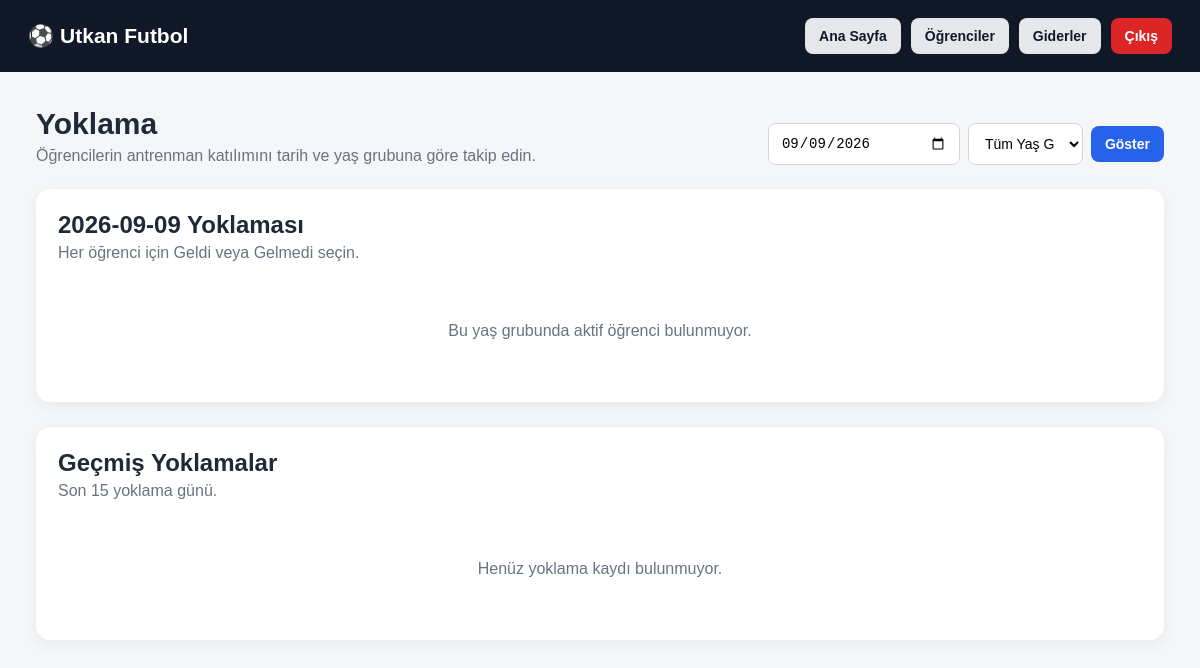
The app's page /attendance (signed in), older data.
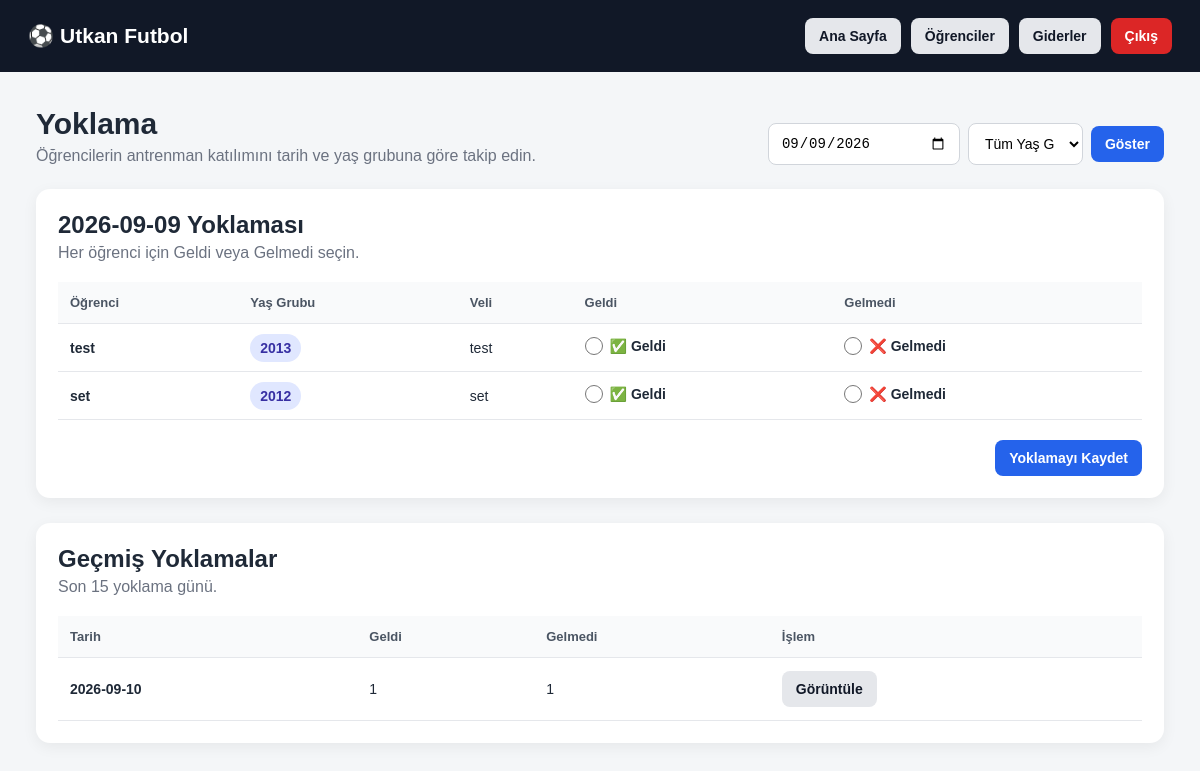
The same page, newer data.
### tables this page shows
CREATE TABLE students (
            id INTEGER PRIMARY KEY AUTOINCREMENT,
            school_id INTEGER NOT NULL,
            name TEXT NOT NULL,
            birth_year INTEGER NOT NULL,
            parent_name TEXT,
            phone TEXT,
            monthly_fee REAL DEFAULT 0,
            active INTEGER DEFAULT 1,
            notes TEXT,
            created_at TEXT,
            FOREIGN KEY (school_id)
                REFERENCES schools(id)
                ON DELETE CASCADE
        );

CREATE TABLE attendance (
            id INTEGER PRIMARY KEY AUTOINCREMENT,
            student_id INTEGER NOT NULL,
            attendance_date TEXT NOT NULL,
            present INTEGER DEFAULT 0,
            created_at TEXT,
            FOREIGN KEY (student_id)
                REFERENCES students(id)
                ON DELETE CASCADE,
            UNIQUE(student_id, attendance_date)
        );

### app.py (the view, shortened to what this page needs)
@app.route("/attendance", methods=["GET", "POST"])
def attendance():
    if not school_logged_in():
        return redirect(url_for("login"))
    school_id = session["school_id"]
    selected_date = request.args.get(
        "date",
        datetime.now().strftime("%Y-%m-%d")
    )
    selected_birth_year = request.args.get(
        "birth_year",
        ""
    ).strip()
    conn = get_db()
    query = """
        SELECT
            s.*,
            a.present AS present,
            CASE
                WHEN a.id IS NULL THEN 0
                ELSE 1
            END AS attendance_saved
        FROM students s
        LEFT JOIN attendance a
            ON a.student_id = s.id
            AND a.attendance_date = ?
        WHERE s.school_id = ?
        AND s.active = 1
    """
    params = [
        selected_date,
        school_id
    ]
    if selected_birth_year:
        query += " AND s.birth_year = ?"
        params.append(selected_birth_year)
    query += """
        ORDER BY
            s.birth_year DESC,
            s.name ASC
    """
    student_list = conn.execute(
        query,
        params
    ).fetchall()
    birth_years = conn.execute("""
        SELECT DISTINCT birth_year
        FROM students
        WHERE school_id = ?
        AND active = 1
        ORDER BY birth_year DESC
    """, (
        school_id,
    )).fetchall()
    history = conn.execute("""
        SELECT
            a.attendance_date,
            SUM(
                CASE
                    WHEN a.present = 1 THEN 1
                    ELSE 0
                END
            ) AS present_count,
            SUM(
                CASE
                    WHEN a.present = 0 THEN 1
                    ELSE 0
                END
            ) AS absent_count
        FROM attendance a
        JOIN students s
            ON s.id = a.student_id
        WHERE s.school_id = ?
        GROUP BY a.attendance_date
        ORDER BY a.attendance_date DESC
        LIMIT 15
    """, (
        school_id,
    )).fetchall()
    conn.close()
    return render_template(
        "attendance.html",
        students=student_list,
        selected_date=selected_date,
        selected_birth_year=selected_birth_year,
        birth_years=birth_years,
        history=history
    )

### app.py (called while the page is built)
def get_db():
    conn = sqlite3.connect(DB_NAME)
    conn.row_factory = sqlite3.Row
    conn.execute("PRAGMA foreign_keys = ON")
    return conn

def school_logged_in():
    return (
        session.get("logged_in")
        and session.get("role") == "school"
        and session.get("school_id")
    )

### templates/attendance.html (shortened to what this page needs)
<!DOCTYPE html>
<html lang="tr">
<head>
    <link rel="stylesheet" href="{{ url_for('static', filename='style.css') }}">
</head>
<body>
<header class="topbar">
    <div>
        <h2>⚽ {{ session.school_name or "Futbol Okulu Paneli" }}</h2>
    </div>
    <div class="top-actions">
        <a href="{{ url_for('dashboard') }}" class="btn">Ana Sayfa</a>
        <a href="{{ url_for('students') }}" class="btn">Öğrenciler</a>
        <a href="{{ url_for('expenses') }}" class="btn">Giderler</a>
        <a href="{{ url_for('logout') }}" class="btn danger">Çıkış</a>
    </div>
</header>
<main class="container">
    <div class="dashboard-heading">
        <div>
            <h1>Yoklama</h1>
            <p>Öğrencilerin antrenman katılımını tarih ve yaş grubuna göre takip edin.</p>
        </div>
        <form method="GET" class="compact-period-form">
            <input
                type="date"
                name="date"
                value="{{ selected_date }}"
            >
            <select name="birth_year">
                <option value="">Tüm Yaş Grupları</option>
            </select>
            <button type="submit" class="btn primary">
                Göster
            </button>
        </form>
    </div>
    <section class="panel-section">
        <div class="section-header">
            <div>
                <h2>
                    {{ selected_date }} Yoklaması
                </h2>
                <p>Her öğrenci için Geldi veya Gelmedi seçin.</p>
            </div>
        </div>
        {% if students %}
        <form method="POST">
            <div class="table-wrapper">
                <table>
                    <thead>
                        <tr>
                            <th>Öğrenci</th>
                            <th>Yaş Grubu</th>
                            <th>Veli</th>
                            <th>Geldi</th>
                            <th>Gelmedi</th>
                        </tr>
                    </thead>
                    <tbody>
                    {% for student in students %}
                        <tr>
                            <td>
                                <strong>{{ student.name }}</strong>
                            </td>
                            <td>
                                <span class="badge">
                                    {{ student.birth_year }}
                                </span>
                            </td>
                            <td>
                                {{ student.parent_name or "-" }}
                            </td>
                            <td>
                                <label class="attendance-option present-option">
                                    <input
                                        type="radio"
                                        name="attendance_{{ student.id }}"
                                        value="present"
                                    >
                                    <span>✅ Geldi</span>
                                </label>
                            </td>
                            <td>
                                <label class="attendance-option absent-option">
                                    <input
                                        type="radio"
                                        name="attendance_{{ student.id }}"
                                        value="absent"
                                    >
                                    <span>❌ Gelmedi</span>
                                </label>
                            </td>
                        </tr>
                    {% endfor %}
                    </tbody>
                </table>
            </div>
            <div class="attendance-save">
                <button type="submit" class="btn primary">
                    Yoklamayı Kaydet
                </button>
            </div>
        </form>
        {% else %}
        <div class="empty-state">
            Bu yaş grubunda aktif öğrenci bulunmuyor.
        </div>
        {% endif %}
    </section>
    <section class="panel-section attendance-history">
        <div class="section-header">
            <div>
                <h2>Geçmiş Yoklamalar</h2>
                <p>Son 15 yoklama günü.</p>
            </div>
        </div>
        {% if history %}
        <div class="table-wrapper">
            <table>
                <thead>
                    <tr>
                        <th>Tarih</th>
                        <th>Geldi</th>
                        <th>Gelmedi</th>
                        <th>İşlem</th>
                    </tr>
                </thead>
                <tbody>
                {% for item in history %}
                    <tr>
                        <td>
                            <strong>{{ item.attendance_date }}</strong>
                        </td>
                        <td>
                            {{ item.present_count }}
                        </td>
                        <td>
                            {{ item.absent_count }}
                        </td>
                        <td>
                            <a
                                href="{{ url_for(
                                    'attendance',
                                    date=item.attendance_date,
                                    birth_year=selected_birth_year
                                ) }}"
                                class="btn"
                            >
                                Görüntüle
                            </a>
                        </td>
                    </tr>
                {% endfor %}
                </tbody>
            </table>
        </div>
        {% else %}
        <div class="empty-state">
            Henüz yoklama kaydı bulunmuyor.
        </div>
        {% endif %}
    </section>
</main>
</body>
</html>

### static/style.css (style rules this page uses)
* { box-sizing: border-box; margin: 0; padding: 0; }
body { font-family: Arial, Helvetica, sans-serif; background: #f4f6f8; color: #1f2937; }
a { text-decoration: none; }
.topbar { background: #111827; color: white; padding: 18px 28px; display: flex; align-items: center; justify-content: space-between; gap: 20px; flex-wrap: wrap; }
.topbar h2 { font-size: 21px; }
.top-actions { display: flex; gap: 10px; flex-wrap: wrap; }
.container { width: min(1200px, 94%); margin: 35px auto; }
.btn { border: none; cursor: pointer; display: inline-flex; align-items: center; justify-content: center; padding: 10px 14px; border-radius: 8px; background: #e5e7eb; color: #111827; font-size: 14px; font-weight: 600; transition: 0.2s; }
.btn.primary { background: #2563eb; color: white; }
.btn.danger { background: #dc2626; color: white; }
.panel-section { background: white; border-radius: 14px; padding: 22px; box-shadow: 0 4px 15px rgba(0, 0, 0, 0.06); }
.section-header { display: flex; justify-content: space-between; align-items: center; gap: 15px; margin-bottom: 20px; }
.section-header h2 { margin-bottom: 5px; }
.section-header p { color: #6b7280; }
.table-wrapper { overflow-x: auto; }
table { width: 100%; border-collapse: collapse; }
th, td { padding: 13px 12px; border-bottom: 1px solid #e5e7eb; text-align: left; white-space: nowrap; }
th { background: #f9fafb; font-size: 13px; color: #4b5563; }
td { font-size: 14px; }
input, select, textarea { width: 100%; padding: 11px 12px; border: 1px solid #d1d5db; border-radius: 8px; outline: none; font-size: 14px; background: white; }
.badge { background: #e0e7ff; color: #3730a3; padding: 6px 10px; border-radius: 20px; font-weight: 700; }
.dashboard-heading { display: flex; justify-content: space-between; align-items: flex-end; gap: 20px; margin-bottom: 24px; }
.dashboard-heading h1 { font-size: 30px; margin-bottom: 6px; }
.dashboard-heading p { color: #6b7280; }
.compact-period-form { display: flex; gap: 8px; align-items: center; }
.compact-period-form select { width: auto; min-width: 115px; }
.attendance-save { display: flex; justify-content: flex-end; margin-top: 20px; }
.attendance-history { margin-top: 25px; }
.attendance-option { display: inline-flex; align-items: center; gap: 7px; cursor: pointer; font-weight: 600; white-space: nowrap; }
.attendance-option input[type="radio"] { width: 18px; height: 18px; cursor: pointer; }
.present-option span, .absent-option span { font-size: 14px; }

Row changes from the older to the newer data that the page shows:
added students: name "test", birth_year "2013", parent_name "test", id "☐ ✅ Geldi", id "☐ ❌ Gelmedi"
added students: name "set", birth_year "2012", parent_name "set", id "☐ ✅ Geldi", id "☐ ❌ Gelmedi"
added attendance: attendance_date "2026-09-10", present_count "1", absent_count "1"
Text that changed along with them:
text no longer shown: "Bu yaş grubunda aktif öğrenci bulunmuyor. Henüz yoklama kaydı bulunmuyor."
text now shown: "Öğrenci Yaş Grubu Veli Geldi Gelmedi Yoklamayı Kaydet Tarih Geldi Gelmedi İşlem"
